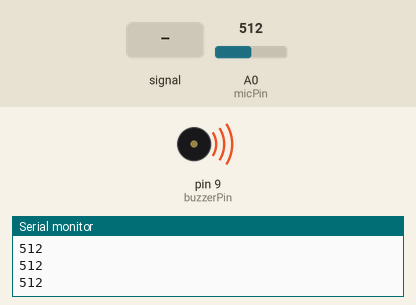
The sketch below on a simulated Arduino Uno, built with avr-gcc and run on an emulated ATmega328P. Parts: buzzer (waves = sounding), the last lines printed to the serial monitor. The inputs (shaded band) are chosen by the test bench; at power-on: A0 (micPin) = 512.

Above: at 1.2 s.
1.3 s: A0 (micPin) fed a 200 Hz sine of ±81 counts around its level
At 4.2 s:
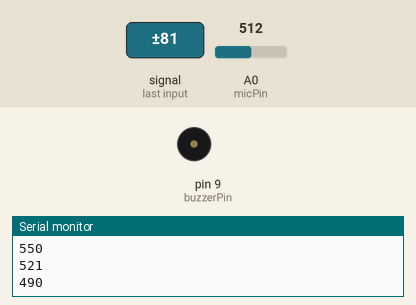
4.3 s: A0 (micPin) set to 306
At 4.8 s:
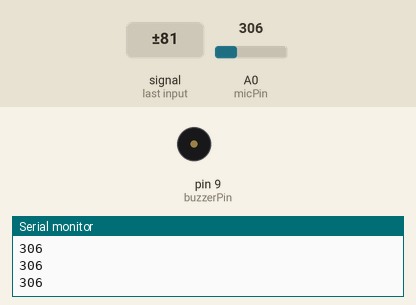
5.8 s: A0 (micPin) set to 493
7.3 s: A0 (micPin) set to 514
At 8.5 s:
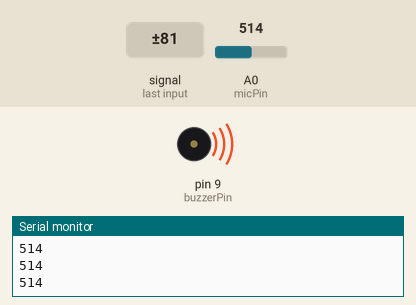
8.8 s: A0 (micPin) set to 490
At 9.9 s:
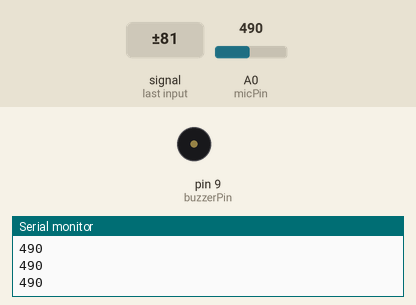
Timing chart, 0 to 11.3 s (numbered marks = the images above; inputs shaded):
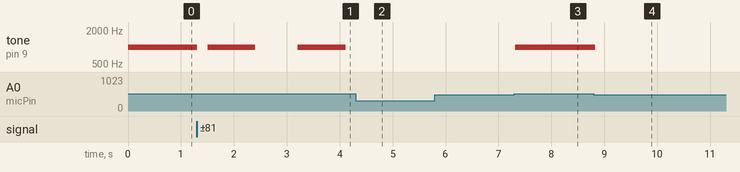

The sketch:

Sound_Base_Alert_System.ino
```cpp
const int micPin = A0;         // Microphone input pin (Analog)
const int buzzerPin = 9;       // Buzzer output pin (Digital)

void setup() {
  pinMode(buzzerPin, OUTPUT);  // Set buzzer pin as output
  Serial.begin(9600);          // Start serial communication for debugging
}

void loop() {
  int micValue = analogRead(micPin);   // Read microphone sensor value
  Serial.println(micValue);             // Print the value to Serial Monitor for debugging

  // If sound detected (threshold value can be adjusted based on testing)
  if (micValue > 500) {
    tone(buzzerPin, 1000);    // Play sound on the buzzer (1000 Hz tone)
  } else {
    noTone(buzzerPin);        // Stop the buzzer if no sound
  }

  delay(100);  // Small delay for stability
}
```

Measured:
- the behaviour switches between 500 and 501 on A0 (micPin) (found by bisection; images 2 and 3)
- after the input at 1.3 s, tone on pin 9 (buzzerPin): goes silent 0.20 s, 1000 Hz 0.90 s, silent 0.80 s, 1000 Hz 0.90 s, then silent, starting at once
- after the input at 4.3 s, tone on pin 9 (buzzerPin): stays silent (without the input it goes to 1000 Hz after 0.62 s)
- after the input at 7.3 s, tone on pin 9 (buzzerPin): silent → 1000 Hz at once
- after the input at 8.8 s, tone on pin 9 (buzzerPin): 1000 Hz → silent at once
